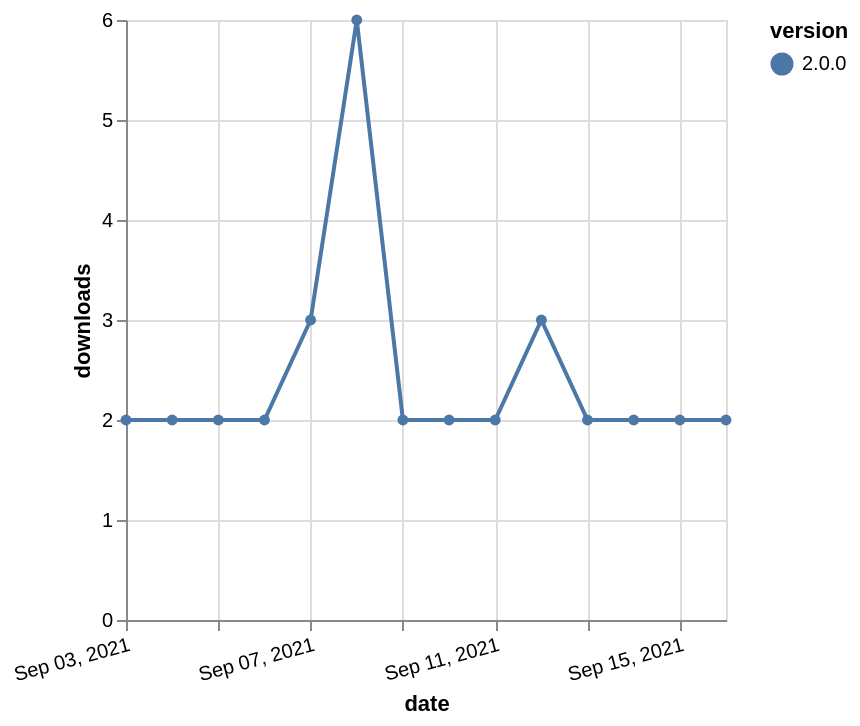

This figure's Vega-Lite source:
### Vega-Lite specification from a JSON file in a GitHub repository (floating-point values rounded to 4 significant figures)
{"$schema": "https://vega.github.io/schema/vega-lite/v5.json", "description": "A simple bar chart with embedded data.", "data": {"values": [{"date": "2021-09-03", "total": 2863, "delta": 2, "version": "2.0.0"}, {"date": "2021-09-04", "total": 2865, "delta": 2, "version": "2.0.0"}, {"date": "2021-09-05", "total": 2867, "delta": 2, "version": "2.0.0"}, {"date": "2021-09-06", "total": 2869, "delta": 2, "version": "2.0.0"}, {"date": "2021-09-07", "total": 2872, "delta": 3, "version": "2.0.0"}, {"date": "2021-09-08", "total": 2878, "delta": 6, "version": "2.0.0"}, {"date": "2021-09-09", "total": 2880, "delta": 2, "version": "2.0.0"}, {"date": "2021-09-10", "total": 2882, "delta": 2, "version": "2.0.0"}, {"date": "2021-09-11", "total": 2884, "delta": 2, "version": "2.0.0"}, {"date": "2021-09-12", "total": 2887, "delta": 3, "version": "2.0.0"}, {"date": "2021-09-13", "total": 2889, "delta": 2, "version": "2.0.0"}, {"date": "2021-09-14", "total": 2891, "delta": 2, "version": "2.0.0"}, {"date": "2021-09-15", "total": 2893, "delta": 2, "version": "2.0.0"}, {"date": "2021-09-16", "total": 2895, "delta": 2, "version": "2.0.0"}]}, "width": "container", "mark": {"type": "line", "point": {"filled": true}}, "encoding": {"x": {"field": "date", "type": "temporal", "timeUnit": "yearmonthdate", "title": "date", "axis": {"labelAngle": -15}}, "y": {"field": "delta", "type": "quantitative", "title": "downloads"}, "color": {"field": "version", "type": "nominal"}, "tooltip": {"field": "delta"}}}
